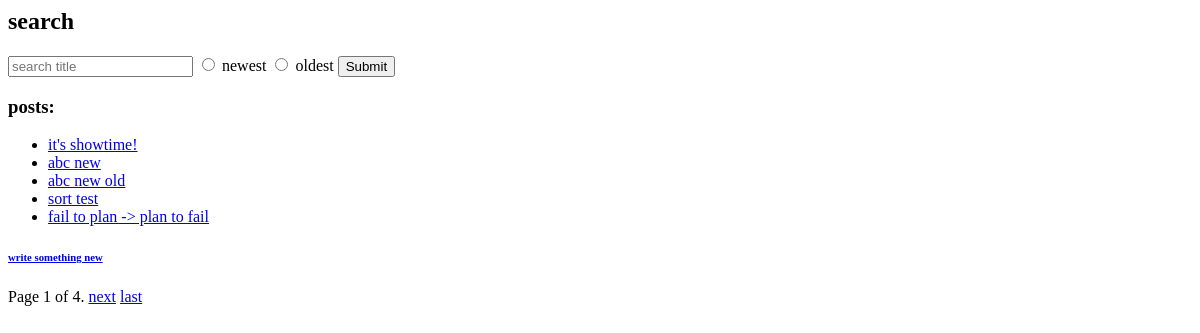
The page /blog/ on the database as committed earlier.
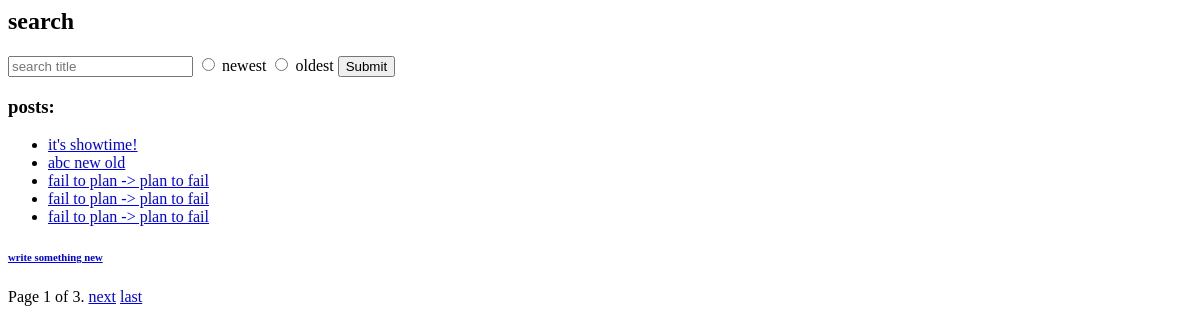
The same page on the database as committed later.
### blog/models.py (models this page shows, shortened)
class Post(models.Model):
    writer = models.ForeignKey(Writer, on_delete=models.CASCADE)
    title = models.CharField(max_length=100)
    text = models.TextField()
    pub_date = models.DateTimeField("date published")
    image = models.ImageField(upload_to="uploads", blank=True)

### blog/views.py (the view)
# urls.py: path("", views.IndexView.as_view(), name="index"),
class IndexView(generic.ListView):
    context_object_name = "latest_posts"
    template_name = "blog/index.html"
    paginate_by = 5
    def get_queryset(self):
        search_string = self.request.GET.get('title')
        sort = self.request.GET.get('sort')
        posts = []
        if search_string:
            posts = Post.objects.filter(title__icontains=search_string)
        else:
            posts = Post.objects.all()
        if sort == "oldest":
            posts = posts.order_by('pub_date', )
        else:
            posts = posts.order_by('-pub_date', )
        return posts

### blog/templates/blog/index.html (shortened to what this page needs)
{% if latest_posts %}
    <h2> search</h2>
    <form action="{% url 'blog:search' %}" method="get">
        <input type="text" name="title" id="text"  placeholder="search title">
        <input type="radio" id="asc" name="sort" value="newest">
        <label for="asc">newest</label>
        <input type="radio" id="des" name="sort" value="oldest">
        <label for="des">oldest</label>
        <input type="submit" value="Submit">
    </form>
    <h3>posts:</h3>
    <ul>
        {% for post in latest_posts %}
            <li><a href="{% url 'blog:details' post.id %}">{{ post.title }}</a></li>
        {% endfor %}
    </ul>
    <h6><a href="{% url 'blog:new_post' %}"> write something new </a></h6>
    Page {{ page_obj.number }} of {{ page_obj.paginator.num_pages }}.
    {% if page_obj.has_next %}
        <a href="?page={{ page_obj.next_page_number }}">next</a>
        <a href="?page={{ page_obj.paginator.num_pages }}">last</a>
    {% endif %}
{% else %}
    <p>No post yet!, come back later..</p>
{% endif %}

Rows that differ between the two databases and show on the page:
removed Post: title "abc new"
removed Post: title "sort test"
now on this page (row unchanged): Post: title "fail to plan -> plan to fail"
now on this page (row unchanged): Post: title "fail to plan -> plan to fail"
Other text that changed with them:
{{ page_obj.paginator.num_pages }}: "4" → "3"
